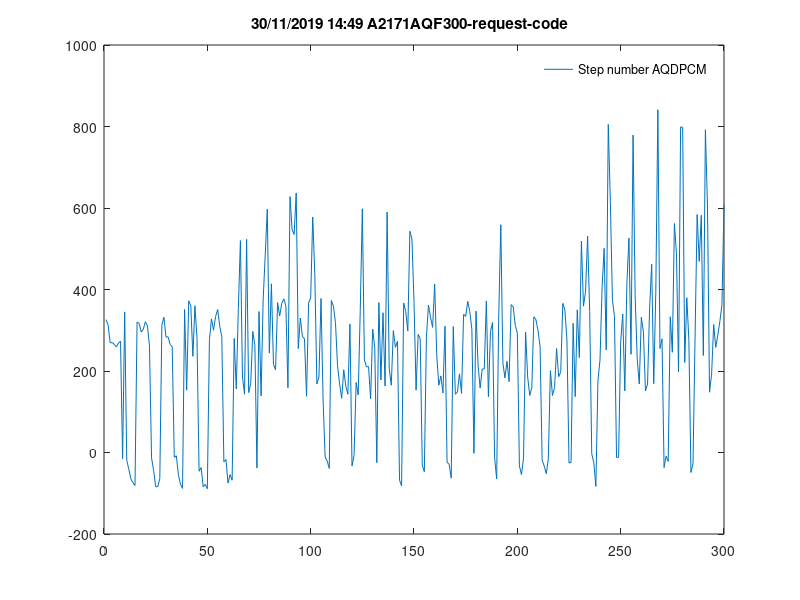

This chart was generated by the following MATLAB code:
time = [326 312 269 270 265 259 269 273 -15 345 -19 -41 -65 -74 -81 320 317 296 302 321 311 262 -13 -44 -84 -84 -64 313 332 283 284 265 260 -12 -8 -55 -78 -88 351 153 372 360 236 360 280 -46 -37 -84 -78 -89 275 328 300 334 351 310 284 -23 -17 -75 -54 -68 280 156 353 520 185 143 523 147 170 297 263 -38 346 139 374 484 597 244 414 216 203 368 335 366 377 360 159 628 548 535 637 255 330 285 279 138 368 379 578 437 168 185 378 131 -11 -21 -39 373 359 319 213 168 133 203 163 143 315 -33 -7 172 141 351 598 227 210 211 132 303 258 -25 368 178 343 163 590 207 165 299 258 273 -68 -82 367 346 298 543 524 370 153 290 279 -31 -47 283 362 332 307 413 239 165 188 146 310 -24 -29 -63 309 143 148 193 145 339 334 371 346 302 -2 347 214 158 205 205 372 137 297 319 -13 -65 336 559 220 183 224 174 363 358 312 293 -33 -54 -14 295 185 140 159 333 326 299 260 -19 -33 -52 -15 201 140 159 255 186 198 366 350 276 -26 -24 317 137 350 233 519 359 395 531 346 -3 -25 -83 177 227 404 501 252 805 619 375 334 -12 -12 271 340 151 414 526 241 779 385 230 168 332 296 151 168 354 462 169 395 841 255 279 -37 -9 -22 333 246 562 488 198 799 798 221 380 275 -49 -27 286 584 469 582 238 792 605 148 192 314 258 288 322 363 608 ];
plot(time);
title(['30/11/2019 14:49 A2171AQF300-request-code  '])
legend('Step number AQDPCM')
legend boxoff